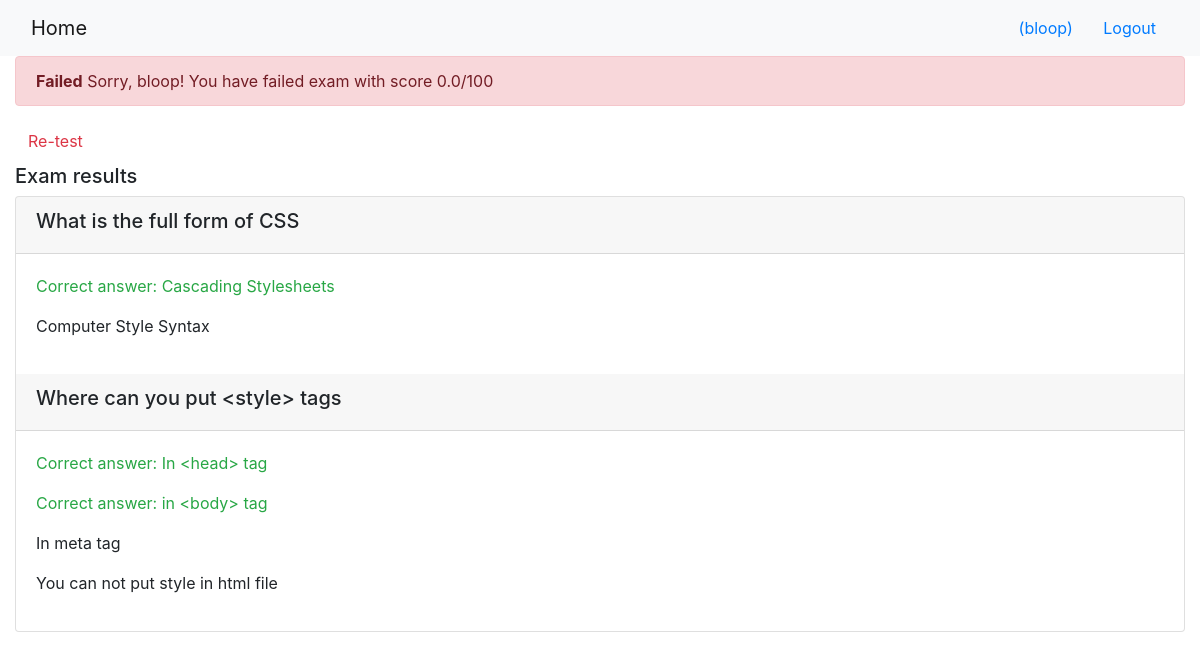
The page /onlinecourse/course/1/submission/1/result/ (signed in) on the database its author committed.
### onlinecourse/models.py (models this page shows, shortened)
class Question(models.Model):
    lessons = models.ManyToManyField(Lesson)
    question_text= models.CharField(max_length=200)
    grade = models.IntegerField(validators=[MaxValueValidator(100)])
    def is_get_score(self, selected_ids):
       all_answers = self.choice_set.filter(is_correct=True).count()
       selected_correct = self.choice_set.filter(is_correct=True, id__in=selected_ids).count()
       if all_answers == selected_correct:
           return True
       else:
           return False
    def __str__(self):
       return self.question_text

class Choice(models.Model):
    choice_content = models.CharField(max_length=200)
    questions = models.ManyToManyField(Question)
    is_correct = models.BooleanField()

### onlinecourse/views.py (the view)
# urls.py: path('course/<int:course_id>/submission/<int:submission_id>/result/', views.show_exam_result, name='result'),
def show_exam_result(request, course_id, submission_id):
    course = Course.objects.get(pk=course_id)
    submission = Submission.objects.get(pk=submission_id)
    choices = [ c.id for c in submission.choices.all()]
    questions = [q for lesson in course.lesson_set.all() for q in lesson.question_set.all() if q]
    total_marks=0
    actual_marks=0
    for q in questions:
        if q.is_get_score(choices):
            print("bloop", q)
            actual_marks=actual_marks+q.grade
        total_marks = total_marks+q.grade
    final_grade = (actual_marks/total_marks)*100
    return render(request, 'onlinecourse/exam_result_bootstrap.html', context={"course":course, "selected_ids":choices, "grade":final_grade, "questions":questions})

### onlinecourse/templates/onlinecourse/exam_result_bootstrap.html (shortened to what this page needs)
<!DOCTYPE html>
<html lang="en">
<head>
    {% load static %}
    <link rel="stylesheet" href="https://maxcdn.bootstrapcdn.com/bootstrap/4.5.2/css/bootstrap.min.css">
</head>
<body>
 <nav class="navbar navbar-light bg-light">
    <div class="container-fluid">
        <div class="navbar-header">
              <a class="navbar-brand" href="{% url 'onlinecourse:index' %}">Home</a>
        </div>
        <ul class="nav navbar-nav navbar-right">
            {% if user.is_authenticated %}
            <li>
                <a class="btn btn-link" href="#">{{ user.first_name }}({{ user.username }})</a>
                <a class="btn btn-link" href="{% url 'onlinecourse:logout' %}">Logout</a>
            </li>
            {% endif %}
        </ul>
    </div>
</nav>
<div class="container-fluid">
    {% if grade > 80 %}
    <div class="alert alert-success">
       <b>Congratulations, {{user}}!</b>
       <span> You have passed the exam and completed the course with score {{grade}}/100</span>
    </div>
    {% else %}
    <div class="alert alert-danger">
        <b>Failed</b>
        <span> Sorry, {{user}}! You have failed exam with score {{grade}}/100</span>
        </div>
        <a class="btn btn-link text-danger" href="{% url 'onlinecourse:course_details' course.id %}">Re-test</a>
        {% endif %}
        <div class="card-columns-vertical mt-1">
        <h5 class="">Exam results</h5>
            <div class = "card">
                {% for q in questions %}
                    <div class="card-header">
                        <h5>{{q}}</h5>
                    </div>
                    <div class="card-body">
                        {% for choice in q.choice_set.all %}
                            {% if choice.is_correct %}
                            <p class="text-success"> Correct answer: {{choice.choice_content}}</p>
                            {% else %}
                            <p>{{choice.choice_content}}</p>
                            {% endif %}
                        {% endfor %}
                    </div>
                {% endfor %}
                </div>
        </div>
    </div>
</body>
</html>

### rows shown on the page
Question: question_text "What is the full form of CSS"
Choice: choice_content "Cascading Stylesheets"
Choice: choice_content "Computer Style Syntax"
Question: question_text "Where can you put <style> tags"
Choice: choice_content "In <head> tag"
Choice: choice_content "in <body> tag"
Choice: choice_content "In meta tag"
Choice: choice_content "You can not put style in html file"

### other values the page prints
{{ user.username }} "bloop"
{{ user }} "bloop"
{{ grade }} "0.0"
